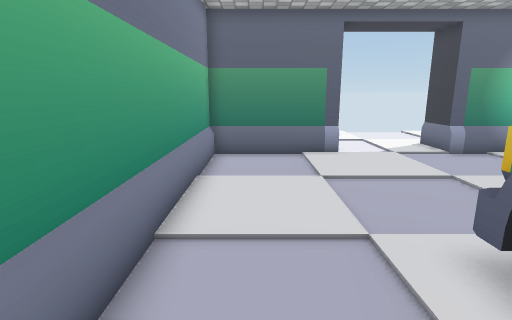
View 1 (above)

13 first-person views from a walk through a 3-D level made in the Unity game engine. The camera is 1.2 m above the floor, tilts 12° down and sees 80° across. The floor is counted in squares, 0.5 m on a side. Each view is taken from the middle of a square. On the plan, view 1 faces up. The plan holds only what a view shows up to about 19 squares ahead; the rest is blank. The player character is not drawn. Some animated figures are not drawn. Door leaves are left out, so doorways stand open. Some surface patterns are stand-ins.

View 2
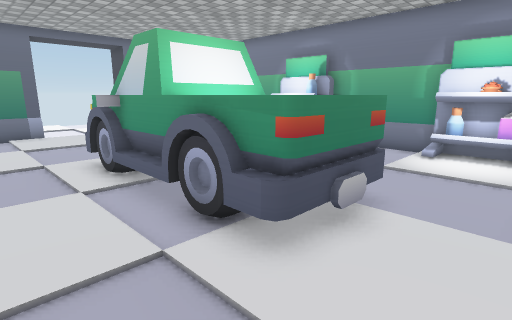

View 3
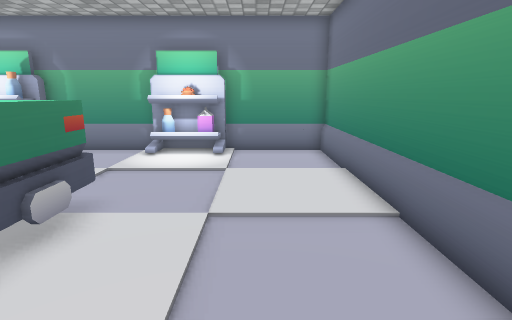

View 4
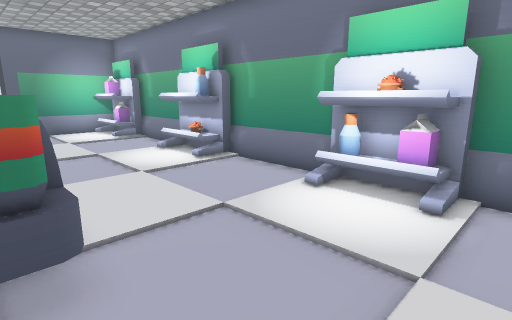

View 5
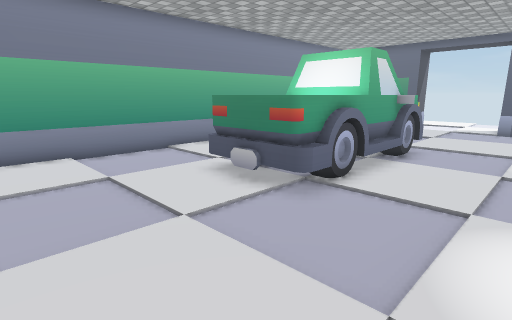

View 6
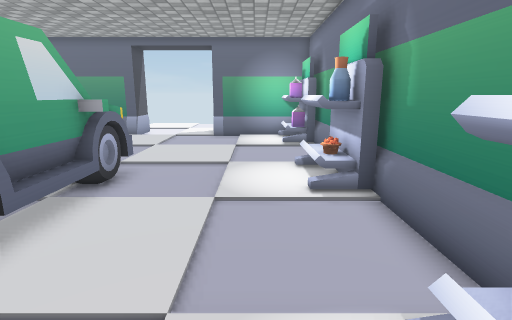

View 7
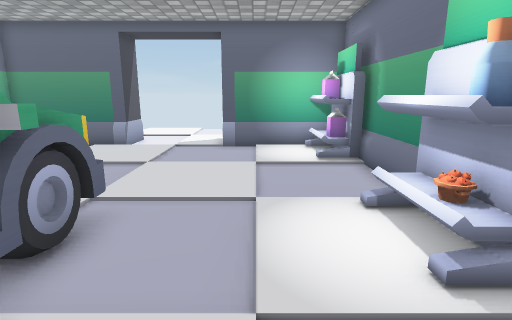

View 8
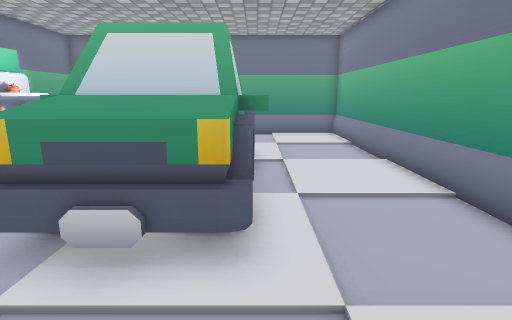

View 9
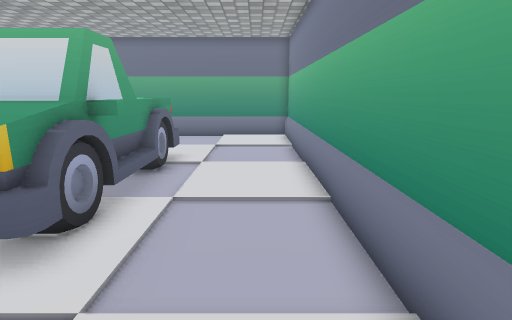

View 10
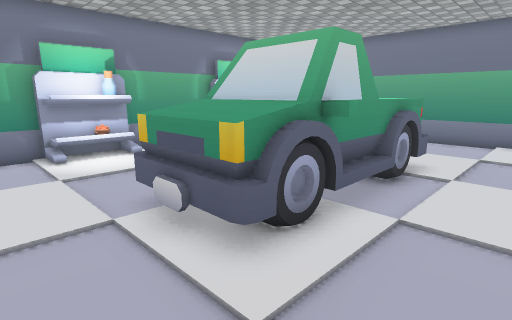

View 11
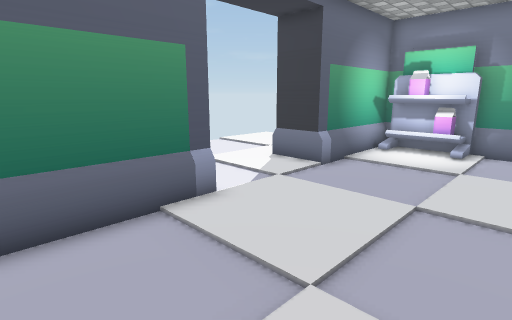

View 12
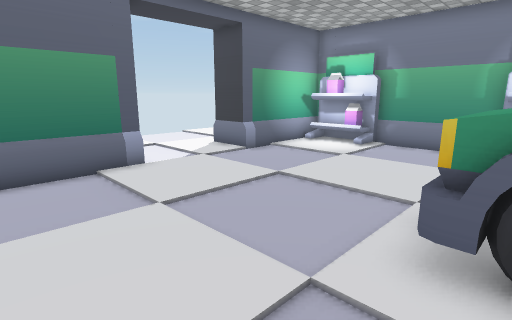

View 13
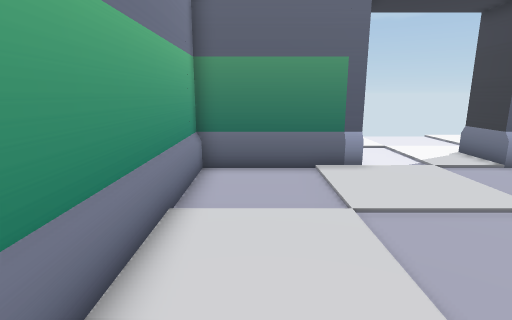

### Floor plan
Points are (right, up) in squares from view 1. A wall is a line through its corners. A room is listed if a view was taken in it or the views show most of it. See-through windows are left out.
Room 1 (views 1, 2, 3, 4, 5, 6, 7, 8, 9, 10, 11, 12, 13)
walls: (14.2, -3.6) (14.2, 1.5); (14.2, 4.5) (14.2, 9.5); (8.4, 13) (8.4, 15.5); (14.2, -11) (14.2, -6.5); (3.6, 13.2) (-1.8, 13.2); (-2, -11.2) (14, -11.2); (14.2, 13.2) (8.2, 13.2); (3.6, 15.4) (3.6, 13); (-2, 13) (-2, -11)
low walls: (14, -3.4) (14, 1.5); (14, 4.5) (14, 9.5); (10.5, -11) (11.4, -11); (11.5, -11) (12.4, -11); (12.5, -11) (13.4, -11); (14, -11) (14, -6.6); (3.6, 13) (-1.8, 13) (-1.8, -9.2); (-2, -11) (10.4, -11); (14.2, 13) (8.4, 13)
ways out: open door at (6, 14.5)
objects: truck (3, -4) to (7, 4); shelf (13, -6) to (14, -4); other object (13, 2); shelf (13, 2) to (14, 4); shelf (13, 10) to (14, 12)

Where each view was taken, in squares from view 1:
view 1: 0 up, 0 right, facing up
view 2: 7 down, 0 right, facing up-right
view 3: 8 down, 0 right, facing right
view 4: 8 down, 6 right, facing up-right
view 5: 10 down, 11 right, facing up-left
view 6: 6 down, 11 right, facing up
view 7: 2 down, 10 right, facing up
view 8: 8 up, 3 right, facing down
view 9: 8 up, 0 right, facing down
view 10: 7 up, 0 right, facing down-right
view 11: 7 up, 1 left, facing up-right
view 12: 3 up, 1 left, facing up-right
view 13: 3 up, 0 right, facing up
